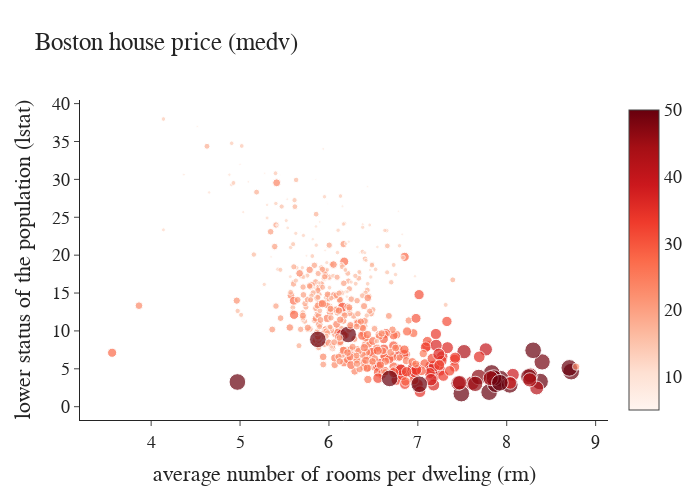

Notebook code for this chart:
### Markdown cell above
## バブルチャート

### Code cell
graph = go.Scatter(
    x=scatter_df["rm"],
    y=scatter_df["lstat"],
    mode="markers",
    marker=dict(
        size=scatter_df["medv"]/3,
        color=scatter_df["medv"],
        colorscale="reds",
        showscale=True)
)

layout = go.Layout(
    width=700,
    height=500,
    title="Boston house price (medv)",
    xaxis=dict(title="average number of rooms per dweling (rm)"),
    yaxis=dict(title="lower status of the population (lstat)"),
    font=dict(size=18, family="sans-serif"),
    template="simple_white"
)

fig = go.Figure(data=graph, layout=layout)
fig.show()

### Figure 1 — Plotly figure (JSON) as saved in the notebook; plotly's stock layout.template omitted (floating-point values rounded to 4 significant figures; data arrays with more than 128 entries replaced by an {"elided": "..."} marker saying what was removed)
{"data": [{"marker": {"color": {"elided": "506 float values"}, "colorscale": [[0, "rgb(255,245,240)"], [0.125, "rgb(254,224,210)"], [0.25, "rgb(252,187,161)"], [0.375, "rgb(252,146,114)"], [0.5, "rgb(251,106,74)"], [0.625, "rgb(239,59,44)"], [0.75, "rgb(203,24,29)"], [0.875, "rgb(165,15,21)"], [1, "rgb(103,0,13)"]], "showscale": true, "size": {"elided": "506 float values"}}, "mode": "markers", "type": "scatter", "x": {"elided": "506 float values"}, "y": {"elided": "506 float values"}}], "layout": {"font": {"family": "sans-serif", "size": 18}, "height": 500, "title": {"text": "Boston house price (medv)"}, "width": 700, "xaxis": {"title": {"text": "average number of rooms per dweling (rm)"}}, "yaxis": {"title": {"text": "lower status of the population (lstat)"}}}}
